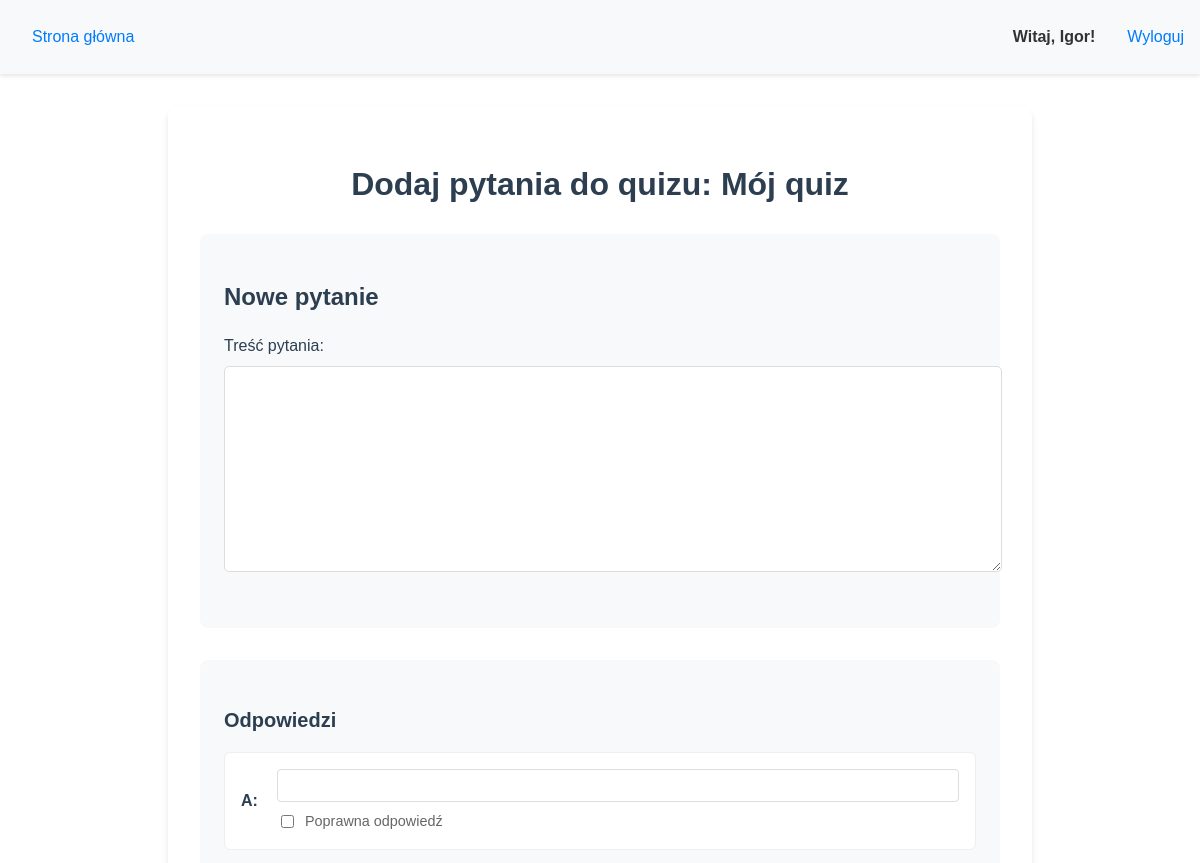
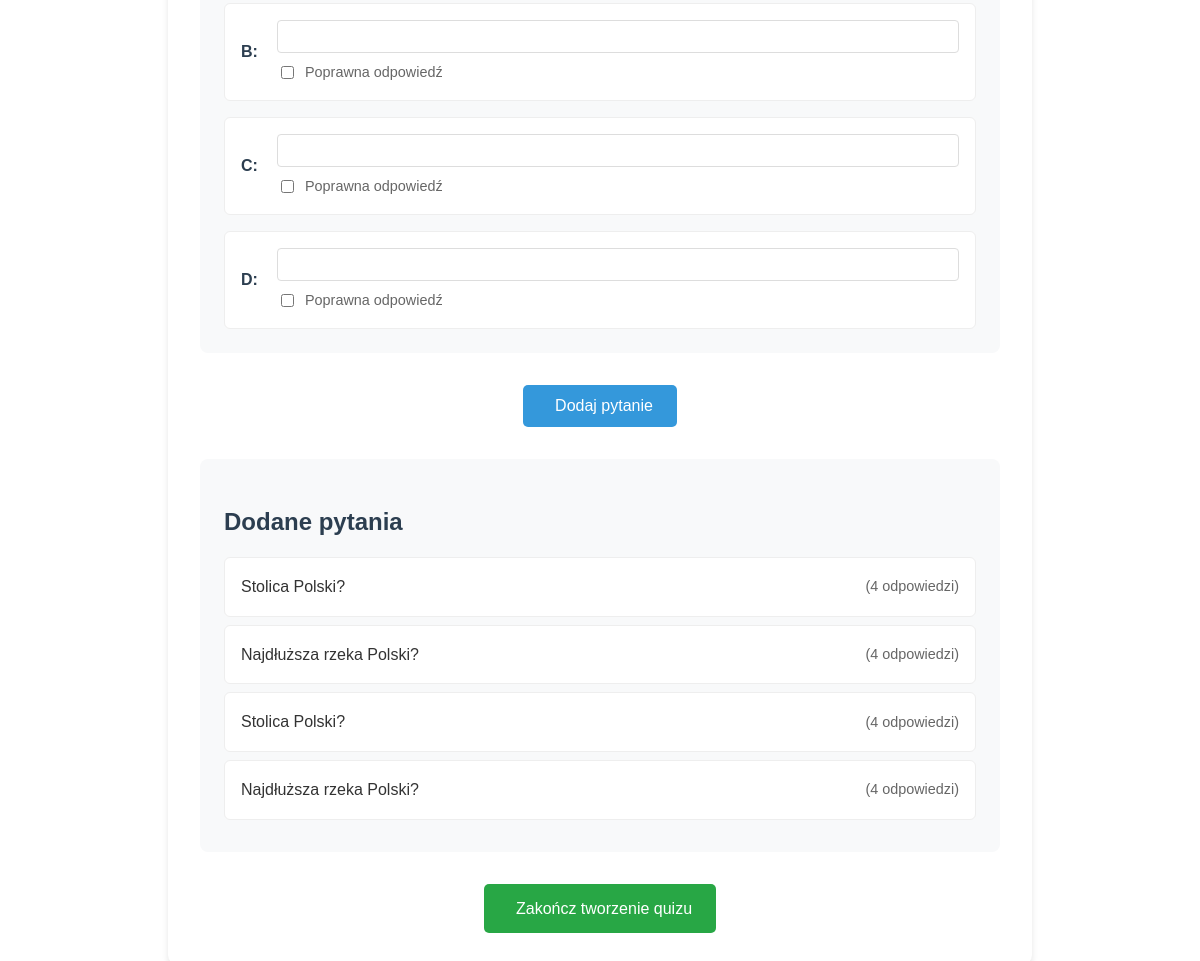
Screenshot of /quiz/11/add-questions/ (signed in) with the database file from the repository (2 pictures, top to bottom).
### quizzes/models.py (models this page shows, shortened)
class Quiz(models.Model):
    title = models.CharField(max_length=200)
    description = models.TextField()
    created_by = models.ForeignKey(User, on_delete=models.CASCADE, related_name='quizzes')
    created_at = models.DateTimeField(auto_now_add=True)

class Question(models.Model):
    quiz = models.ForeignKey(Quiz, related_name='questions', on_delete=models.CASCADE)
    text = models.TextField()
    order = models.IntegerField(default=0)

### quizzes/views.py (the view)
# urls.py: path('quiz/<int:quiz_id>/add-questions/', views.add_questions, name='add_questions'),
@login_required
def add_questions(request, quiz_id):
    quiz = get_object_or_404(Quiz, pk=quiz_id)
    if request.method == 'POST':
        question_form = QuestionForm(request.POST)
        answer_form = AnswerForm(request.POST)
        if question_form.is_valid() and answer_form.is_valid():
            question = question_form.save(commit=False)
            question.quiz = quiz
            question.save()
            for letter in ['A', 'B', 'C', 'D']:
                Answer.objects.create(
                    question=question,
                    text=answer_form.cleaned_data[f'text_{letter}'],
                    is_correct=answer_form.cleaned_data[f'is_correct_{letter}'],
                    letter=letter
                )
            return redirect('quizzes:add_questions', quiz_id=quiz.id)
    else:
        question_form = QuestionForm()
        answer_form = AnswerForm()
    return render(request, 'quizzes/add_questions.html', {
        'quiz': quiz,
        'question_form': question_form,
        'answer_form': answer_form,
        'questions': quiz.questions.all()
    })

### quizzes/forms.py (shortened to what this page needs)
class QuestionForm(forms.ModelForm):
    class Meta:
        model = Question
        fields = ['text']

class AnswerForm(forms.Form):
    text_A = forms.CharField(label='Odpowiedź A', required=True)
    is_correct_A = forms.BooleanField(label='Poprawna?', required=False)
    text_B = forms.CharField(label='Odpowiedź B', required=True)
    is_correct_B = forms.BooleanField(label='Poprawna?', required=False)
    text_C = forms.CharField(label='Odpowiedź C', required=True)
    is_correct_C = forms.BooleanField(label='Poprawna?', required=False)
    text_D = forms.CharField(label='Odpowiedź D', required=True)
    is_correct_D = forms.BooleanField(label='Poprawna?', required=False)

### quizzes/templates/quizzes/add_questions.html (shortened to what this page needs)
{% extends "base.html" %}
{% block content %}
<div class="quiz-questions-container">
    <h1 class="quiz-questions-title">Dodaj pytania do quizu: {{ quiz.title }}</h1>
    <div class="quiz-questions-form">
        <form method="post">
            <div class="form-section">
                <h2 class="section-title">Nowe pytanie</h2>
                <div class="form-group">
                    <label for="{{ question_form.text.id_for_label }}">Treść pytania:</label>
                    {{ question_form.text }}
                </div>
            </div>
            <div class="form-section">
                <h3 class="section-subtitle">Odpowiedzi</h3>
                <div class="answers-grid">
                    <div class="answer-item">
                        <label class="answer-letter">A:</label>
                        <div class="answer-content">
                            {{ answer_form.text_A }}
                            <label class="correct-answer">
                                {{ answer_form.is_correct_A }}
                                <span>Poprawna odpowiedź</span>
                            </label>
                        </div>
                    </div>
                    <div class="answer-item">
                        <label class="answer-letter">B:</label>
                        <div class="answer-content">
                            {{ answer_form.text_B }}
                            <label class="correct-answer">
                                {{ answer_form.is_correct_B }}
                                <span>Poprawna odpowiedź</span>
                            </label>
                        </div>
                    </div>
                    <div class="answer-item">
                        <label class="answer-letter">C:</label>
                        <div class="answer-content">
                            {{ answer_form.text_C }}
                            <label class="correct-answer">
                                {{ answer_form.is_correct_C }}
                                <span>Poprawna odpowiedź</span>
                            </label>
                        </div>
                    </div>
                    <div class="answer-item">
                        <label class="answer-letter">D:</label>
                        <div class="answer-content">
                            {{ answer_form.text_D }}
                            <label class="correct-answer">
                                {{ answer_form.is_correct_D }}
                                <span>Poprawna odpowiedź</span>
                            </label>
                        </div>
                    </div>
                </div>
            </div>
            <div class="form-actions">
                <button type="submit" class="btn btn-primary">
                     Dodaj pytanie
                </button>
            </div>
        </form>
    </div>
    <div class="added-questions">
        <h2 class="section-title">Dodane pytania</h2>
        {% if questions %}
            <ul class="questions-list">
                {% for question in questions %}
                <li class="question-item">
                    <span class="question-text">{{ question.text }}</span>
                    <span class="answers-count">
                        ({{ question.answers.count }} odpowiedzi)
                    </span>
                </li>
                {% endfor %}
            </ul>
        {% else %}
            <p class="no-questions">Brak dodanych pytań</p>
        {% endif %}
    </div>
    <div class="finish-section">
        <a href="{% url 'quizzes:quiz_detail' quiz.id %}" class="btn btn-success">
             Zakończ tworzenie quizu
        </a>
    </div>
</div>
{% endblock %}

### templates/base.html (shortened to what this page needs)
<!DOCTYPE html>
<html lang="pl">
<head>
</head>
<body>
    <nav>
        <div class="nav-links">
            <a href="{% url 'quizzes:quiz_list' %}">Strona główna</a>
        </div>
        <div class="auth-links">
            {% if user.is_authenticated %}
                <span class="welcome-message">Witaj, {{ user.username }}!</span>
                <form action="{% url 'logout' %}" method="post" class="logout-form">
                    <button type="submit" class="btn-link">Wyloguj</button>
                </form>
            {% else %}
                <a href="{% url 'login' %}">Zaloguj</a>
                <a href="{% url 'signup' %}">Zarejestruj</a>
            {% endif %}
        </div>
    </nav>
    <main>
        {% block content %}
        {% endblock %}
    </main>
</body>
</html>

### templates/base.html (style rules this page uses)
body { font-family: Arial, sans-serif; line-height: 1.6; margin: 0; padding: 0; color: #333; }
nav { background: #f8f9fa; padding: 1rem; box-shadow: 0 2px 4px rgba(0,0,0,0.1); display: flex; justify-content: space-between; align-items: center; }
.nav-links { display: flex; gap: 1rem; }
.auth-links { display: flex; gap: 1rem; align-items: center; }
a, .btn-link { color: #007bff; text-decoration: none; padding: 0.5rem 1rem; border-radius: 4px; transition: background-color 0.3s; }
.welcome-message { font-weight: bold; margin-right: 1rem; }
.logout-form { display: inline; margin: 0; padding: 0; }
.btn-link { background: none; border: none; cursor: pointer; font-size: 1rem; padding: 0; }
main { max-width: 1200px; margin: 2rem auto; padding: 0 1rem; }

### quizzes/templates/quizzes/add_questions.html (style rules this page uses)
.quiz-questions-container { max-width: 800px; margin: 2rem auto; padding: 2rem; background: #fff; border-radius: 10px; box-shadow: 0 4px 6px rgba(0, 0, 0, 0.1); }
.quiz-questions-title { text-align: center; color: #2c3e50; margin-bottom: 1.5rem; font-weight: 600; }
.form-section { margin-bottom: 2rem; padding: 1.5rem; background: #f8f9fa; border-radius: 8px; }
.section-title { color: #2c3e50; margin-bottom: 1rem; font-size: 1.5rem; }
.section-subtitle { color: #2c3e50; margin-bottom: 1rem; font-size: 1.25rem; }
.form-group { margin-bottom: 1.5rem; }
.form-group label { display: block; margin-bottom: 0.5rem; font-weight: 500; color: #2c3e50; }
.form-group input[type="text"], .form-group textarea { width: 100%; padding: 0.75rem; border: 1px solid #ddd; border-radius: 5px; font-size: 1rem; transition: border-color 0.3s; }
.answers-grid { display: grid; grid-template-columns: 1fr; gap: 1rem; }
.answer-item { display: flex; align-items: center; gap: 1rem; padding: 1rem; background: #fff; border-radius: 6px; border: 1px solid #eee; }
.answer-letter { font-weight: bold; color: #2c3e50; min-width: 20px; }
.answer-content { flex-grow: 1; display: flex; flex-direction: column; gap: 0.5rem; }
.answer-content input[type="text"] { padding: 0.5rem; border: 1px solid #ddd; border-radius: 4px; }
.correct-answer { display: flex; align-items: center; gap: 0.5rem; font-size: 0.9rem; color: #666; cursor: pointer; }
.form-actions { margin-top: 1.5rem; text-align: center; }
.added-questions { margin-top: 2rem; padding: 1.5rem; background: #f8f9fa; border-radius: 8px; }
.questions-list { list-style: none; padding: 0; margin: 0; }
.question-item { padding: 1rem; margin-bottom: 0.5rem; background: #fff; border-radius: 6px; border: 1px solid #eee; display: flex; justify-content: space-between; align-items: center; }
.question-text { font-weight: 500; }
.answers-count { font-size: 0.9rem; color: #666; }
.finish-section { margin-top: 2rem; text-align: center; }
.btn { padding: 0.75rem 1.5rem; border: none; border-radius: 5px; font-size: 1rem; font-weight: 500; cursor: pointer; transition: all 0.3s; display: inline-flex; align-items: center; justify-content: center; gap: 0.5rem; text-decoration: none; }
.btn-primary { background-color: #3498db; color: white; }
.btn-success { background-color: #28a745; color: white; }

### rows the page displays
Quiz: title "Mój quiz"
Question: text "Stolica Polski?", answers.count "4"
Question: text "Najdłuższa rzeka Polski?", answers.count "4"
Question: text "Stolica Polski?", answers.count "4"
Question: text "Najdłuższa rzeka Polski?", answers.count "4"

### other values shown
{{ user.username }} "Igor"
